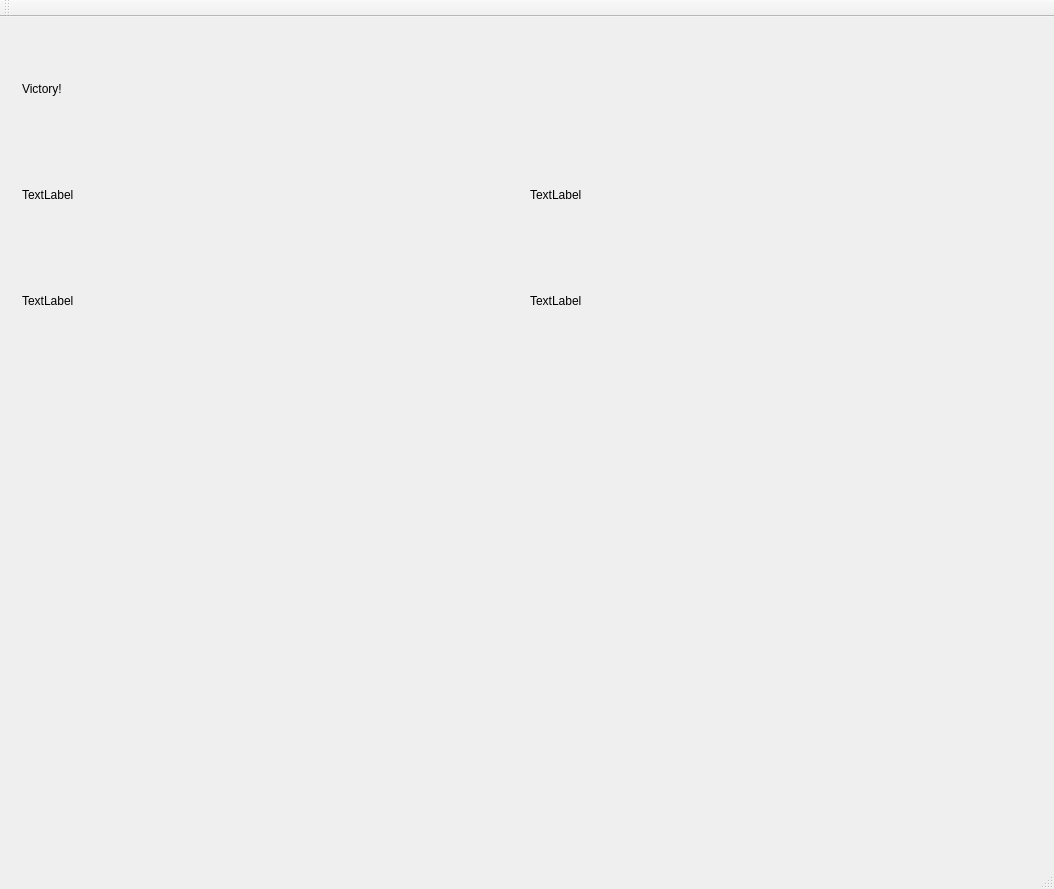
<?xml version="1.0" encoding="UTF-8"?>
<ui version="4.0">
 <class>MainWindow</class>
 <widget class="QMainWindow" name="MainWindow">
  <property name="geometry">
   <rect>
    <x>0</x>
    <y>0</y>
    <width>1054</width>
    <height>837</height>
   </rect>
  </property>
  <property name="windowTitle">
   <string>MainWindow</string>
  </property>
  <widget class="QWidget" name="centralWidget">
   <layout class="QHBoxLayout" name="horizontalLayout">
    <item>
     <widget class="QStackedWidget" name="stackedWidget">
      <property name="currentIndex">
       <number>1</number>
      </property>
      <widget class="QWidget" name="page_game">
       <layout class="QHBoxLayout" name="horizontalLayout_3">
        <item>
         <widget class="QFrame" name="frame">
          <property name="maximumSize">
           <size>
            <width>200</width>
            <height>16777215</height>
           </size>
          </property>
          <property name="frameShape">
           <enum>QFrame::StyledPanel</enum>
          </property>
          <property name="frameShadow">
           <enum>QFrame::Raised</enum>
          </property>
          <layout class="QVBoxLayout" name="verticalLayout_2">
           <item>
            <widget class="QLabel" name="label_3">
             <property name="maximumSize">
              <size>
               <width>16777215</width>
               <height>30</height>
              </size>
             </property>
             <property name="text">
              <string>Menu</string>
             </property>
            </widget>
           </item>
           <item>
            <widget class="Line" name="line_2">
             <property name="orientation">
              <enum>Qt::Horizontal</enum>
             </property>
            </widget>
           </item>
           <item>
            <widget class="QFrame" name="frame_4">
             <property name="frameShape">
              <enum>QFrame::StyledPanel</enum>
             </property>
             <property name="frameShadow">
              <enum>QFrame::Raised</enum>
             </property>
             <layout class="QVBoxLayout" name="verticalLayout">
              <item>
               <widget class="QPushButton" name="newGame_button">
                <property name="sizePolicy">
                 <sizepolicy hsizetype="Minimum" vsizetype="Preferred">
                  <horstretch>0</horstretch>
                  <verstretch>0</verstretch>
                 </sizepolicy>
                </property>
                <property name="maximumSize">
                 <size>
                  <width>16777215</width>
                  <height>50</height>
                 </size>
                </property>
                <property name="text">
                 <string>New Game</string>
                </property>
               </widget>
              </item>
              <item>
               <widget class="QPushButton" name="modify_button">
                <property name="sizePolicy">
                 <sizepolicy hsizetype="Minimum" vsizetype="Preferred">
                  <horstretch>0</horstretch>
                  <verstretch>0</verstretch>
                 </sizepolicy>
                </property>
                <property name="maximumSize">
                 <size>
                  <width>16777215</width>
                  <height>50</height>
                 </size>
                </property>
                <property name="text">
                 <string>Modify</string>
                </property>
               </widget>
              </item>
             </layout>
            </widget>
           </item>
           <item>
            <widget class="Line" name="line">
             <property name="orientation">
              <enum>Qt::Horizontal</enum>
             </property>
            </widget>
           </item>
           <item>
            <widget class="QFrame" name="tour_frame">
             <property name="sizePolicy">
              <sizepolicy hsizetype="Preferred" vsizetype="Preferred">
               <horstretch>0</horstretch>
               <verstretch>0</verstretch>
              </sizepolicy>
             </property>
             <property name="frameShape">
              <enum>QFrame::StyledPanel</enum>
             </property>
             <property name="frameShadow">
              <enum>QFrame::Raised</enum>
             </property>
             <layout class="QHBoxLayout" name="horizontalLayout_2">
              <item>
               <widget class="QLabel" name="label_4">
                <property name="text">
                 <string>Tour : </string>
                </property>
               </widget>
              </item>
              <item>
               <widget class="QLabel" name="tour_label">
                <property name="text">
                 <string>0</string>
                </property>
               </widget>
              </item>
             </layout>
            </widget>
           </item>
          </layout>
         </widget>
        </item>
        <item>
         <widget class="QFrame" name="frame_scores">
          <property name="frameShape">
           <enum>QFrame::StyledPanel</enum>
          </property>
          <property name="frameShadow">
           <enum>QFrame::Raised</enum>
          </property>
          <layout class="QGridLayout" name="gridLayout">
           <item row="3" column="0" colspan="2">
            <widget class="QPushButton" name="setScore_button">
             <property name="minimumSize">
              <size>
               <width>0</width>
               <height>50</height>
              </size>
             </property>
             <property name="text">
              <string>Set Scores</string>
             </property>
            </widget>
           </item>
           <item row="1" column="0">
            <widget class="QLabel" name="label_score">
             <property name="maximumSize">
              <size>
               <width>16777215</width>
               <height>30</height>
              </size>
             </property>
             <property name="text">
              <string>Scores</string>
             </property>
            </widget>
           </item>
           <item row="2" column="0">
            <widget class="QFrame" name="frame_team1">
             <property name="frameShape">
              <enum>QFrame::StyledPanel</enum>
             </property>
             <property name="frameShadow">
              <enum>QFrame::Raised</enum>
             </property>
             <layout class="QVBoxLayout" name="verticalLayout_3">
              <item>
               <widget class="QFrame" name="frame_3">
                <property name="frameShape">
                 <enum>QFrame::StyledPanel</enum>
                </property>
                <property name="frameShadow">
                 <enum>QFrame::Raised</enum>
                </property>
                <layout class="QGridLayout" name="gridLayout_2">
                 <item row="0" column="1">
                  <widget class="QLabel" name="scoreTeam1_label">
                   <property name="font">
                    <font>
                     <pointsize>12</pointsize>
                    </font>
                   </property>
                   <property name="text">
                    <string>0</string>
                   </property>
                  </widget>
                 </item>
                 <item row="0" column="0">
                  <widget class="QLabel" name="label_team1">
                   <property name="font">
                    <font>
                     <pointsize>12</pointsize>
                    </font>
                   </property>
                   <property name="text">
                    <string>Team 1</string>
                   </property>
                  </widget>
                 </item>
                 <item row="1" column="0">
                  <widget class="QProgressBar" name="progressBar_team1">
                   <property name="value">
                    <number>24</number>
                   </property>
                  </widget>
                 </item>
                </layout>
               </widget>
              </item>
              <item>
               <widget class="QFrame" name="frame_pie1">
                <widget class="QLabel" name="annonces_points1">
                 <property name="geometry">
                  <rect>
                   <x>6</x>
                   <y>6</y>
                   <width>322</width>
                   <height>139</height>
                  </rect>
                 </property>
                 <property name="text">
                  <string/>
                 </property>
                </widget>
               </widget>
              </item>
              <item>
               <widget class="QFrame" name="frame_5">
                <property name="frameShape">
                 <enum>QFrame::StyledPanel</enum>
                </property>
                <property name="frameShadow">
                 <enum>QFrame::Raised</enum>
                </property>
                <layout class="QGridLayout" name="gridLayout_5">
                 <item row="0" column="0">
                  <widget class="QLineEdit" name="points_team1">
                   <property name="font">
                    <font>
                     <pointsize>16</pointsize>
                    </font>
                   </property>
                   <property name="text">
                    <string/>
                   </property>
                  </widget>
                 </item>
                </layout>
               </widget>
              </item>
             </layout>
            </widget>
           </item>
           <item row="2" column="1">
            <widget class="QFrame" name="frame_team2">
             <property name="frameShape">
              <enum>QFrame::StyledPanel</enum>
             </property>
             <property name="frameShadow">
              <enum>QFrame::Raised</enum>
             </property>
             <layout class="QVBoxLayout" name="verticalLayout_4">
              <item>
               <widget class="QFrame" name="frame_6">
                <property name="frameShape">
                 <enum>QFrame::StyledPanel</enum>
                </property>
                <property name="frameShadow">
                 <enum>QFrame::Raised</enum>
                </property>
                <layout class="QGridLayout" name="gridLayout_3">
                 <item row="0" column="0">
                  <widget class="QLabel" name="label_team2">
                   <property name="font">
                    <font>
                     <pointsize>12</pointsize>
                    </font>
                   </property>
                   <property name="text">
                    <string>Team 2</string>
                   </property>
                  </widget>
                 </item>
                 <item row="0" column="1">
                  <widget class="QLabel" name="scoreTeam2_label">
                   <property name="font">
                    <font>
                     <pointsize>12</pointsize>
                    </font>
                   </property>
                   <property name="text">
                    <string>0</string>
                   </property>
                  </widget>
                 </item>
                 <item row="1" column="0">
                  <widget class="QProgressBar" name="progressBar_team2">
                   <property name="value">
                    <number>24</number>
                   </property>
                  </widget>
                 </item>
                </layout>
               </widget>
              </item>
              <item>
               <widget class="QFrame" name="frame_pie2">
                <property name="frameShape">
                 <enum>QFrame::StyledPanel</enum>
                </property>
                <property name="frameShadow">
                 <enum>QFrame::Raised</enum>
                </property>
                <widget class="QLabel" name="annonces_points2">
                 <property name="geometry">
                  <rect>
                   <x>7</x>
                   <y>7</y>
                   <width>320</width>
                   <height>137</height>
                  </rect>
                 </property>
                 <property name="text">
                  <string/>
                 </property>
                </widget>
               </widget>
              </item>
              <item>
               <widget class="QFrame" name="frame_8">
                <property name="frameShape">
                 <enum>QFrame::StyledPanel</enum>
                </property>
                <property name="frameShadow">
                 <enum>QFrame::Raised</enum>
                </property>
                <layout class="QGridLayout" name="gridLayout_6">
                 <item row="0" column="0">
                  <widget class="QLineEdit" name="points_team2">
                   <property name="font">
                    <font>
                     <pointsize>16</pointsize>
                    </font>
                   </property>
                   <property name="text">
                    <string/>
                   </property>
                  </widget>
                 </item>
                </layout>
               </widget>
              </item>
             </layout>
            </widget>
           </item>
          </layout>
         </widget>
        </item>
        <item>
         <widget class="QFrame" name="frame_annonces">
          <property name="minimumSize">
           <size>
            <width>200</width>
            <height>0</height>
           </size>
          </property>
          <property name="maximumSize">
           <size>
            <width>300</width>
            <height>16777215</height>
           </size>
          </property>
          <property name="frameShape">
           <enum>QFrame::StyledPanel</enum>
          </property>
          <property name="frameShadow">
           <enum>QFrame::Raised</enum>
          </property>
          <layout class="QGridLayout" name="gridLayout_4">
           <item row="0" column="0">
            <widget class="QLabel" name="label">
             <property name="text">
              <string>Annonces</string>
             </property>
            </widget>
           </item>
           <item row="2" column="0">
            <widget class="QGroupBox" name="annoncegroup2">
             <layout class="QGridLayout" name="gridLayout_8">
              <item row="0" column="0" rowspan="3">
               <widget class="QGroupBox" name="a_value2">
                <layout class="QVBoxLayout" name="verticalLayout_6">
                 <item>
                  <widget class="QCheckBox" name="box_3cartes_2">
                   <property name="minimumSize">
                    <size>
                     <width>0</width>
                     <height>40</height>
                    </size>
                   </property>
                   <property name="text">
                    <string> 3 cartes</string>
                   </property>
                  </widget>
                 </item>
                 <item>
                  <widget class="QCheckBox" name="box_50_2">
                   <property name="minimumSize">
                    <size>
                     <width>0</width>
                     <height>40</height>
                    </size>
                   </property>
                   <property name="text">
                    <string> 50 - 4 cartes</string>
                   </property>
                  </widget>
                 </item>
                 <item>
                  <widget class="QCheckBox" name="box_100_2">
                   <property name="minimumSize">
                    <size>
                     <width>0</width>
                     <height>40</height>
                    </size>
                   </property>
                   <property name="text">
                    <string>100 - 4 cartes</string>
                   </property>
                  </widget>
                 </item>
                 <item>
                  <widget class="QCheckBox" name="box_5cartes_2">
                   <property name="minimumSize">
                    <size>
                     <width>0</width>
                     <height>40</height>
                    </size>
                   </property>
                   <property name="text">
                    <string>100 - 5 cartes</string>
                   </property>
                  </widget>
                 </item>
                 <item>
                  <widget class="QCheckBox" name="box_150_2">
                   <property name="minimumSize">
                    <size>
                     <width>0</width>
                     <height>40</height>
                    </size>
                   </property>
                   <property name="text">
                    <string>150</string>
                   </property>
                  </widget>
                 </item>
                 <item>
                  <widget class="QCheckBox" name="box_200_2">
                   <property name="minimumSize">
                    <size>
                     <width>0</width>
                     <height>40</height>
                    </size>
                   </property>
                   <property name="text">
                    <string>200</string>
                   </property>
                  </widget>
                 </item>
                 <item>
                  <widget class="QCheckBox" name="box_stock_2">
                   <property name="minimumSize">
                    <size>
                     <width>0</width>
                     <height>40</height>
                    </size>
                   </property>
                   <property name="text">
                    <string>Stock</string>
                   </property>
                  </widget>
                 </item>
                </layout>
               </widget>
              </item>
              <item row="0" column="2" rowspan="3">
               <widget class="QGroupBox" name="a_coef2">
                <property name="title">
                 <string/>
                </property>
                <layout class="QVBoxLayout" name="verticalLayout_8">
                 <item>
                  <widget class="QSpinBox" name="spinBox_5">
                   <property name="minimumSize">
                    <size>
                     <width>0</width>
                     <height>40</height>
                    </size>
                   </property>
                   <property name="maximumSize">
                    <size>
                     <width>100</width>
                     <height>16777215</height>
                    </size>
                   </property>
                   <property name="minimum">
                    <number>1</number>
                   </property>
                   <property name="maximum">
                    <number>4</number>
                   </property>
                  </widget>
                 </item>
                 <item>
                  <widget class="QSpinBox" name="spinBox_6">
                   <property name="minimumSize">
                    <size>
                     <width>0</width>
                     <height>40</height>
                    </size>
                   </property>
                   <property name="minimum">
                    <number>1</number>
                   </property>
                   <property name="maximum">
                    <number>4</number>
                   </property>
                  </widget>
                 </item>
                 <item>
                  <widget class="QSpinBox" name="spinBox_7">
                   <property name="minimumSize">
                    <size>
                     <width>0</width>
                     <height>40</height>
                    </size>
                   </property>
                   <property name="minimum">
                    <number>1</number>
                   </property>
                   <property name="maximum">
                    <number>4</number>
                   </property>
                  </widget>
                 </item>
                 <item>
                  <widget class="QSpinBox" name="spinBox_8">
                   <property name="minimumSize">
                    <size>
                     <width>0</width>
                     <height>40</height>
                    </size>
                   </property>
                   <property name="maximumSize">
                    <size>
                     <width>100</width>
                     <height>16777215</height>
                    </size>
                   </property>
                   <property name="minimum">
                    <number>1</number>
                   </property>
                   <property name="maximum">
                    <number>4</number>
                   </property>
                  </widget>
                 </item>
                 <item>
                  <spacer name="verticalSpacer_2">
                   <property name="orientation">
                    <enum>Qt::Vertical</enum>
                   </property>
                   <property name="sizeHint" stdset="0">
                    <size>
                     <width>20</width>
                     <height>40</height>
                    </size>
                   </property>
                  </spacer>
                 </item>
                </layout>
               </widget>
              </item>
             </layout>
            </widget>
           </item>
           <item row="1" column="0">
            <widget class="QGroupBox" name="annoncesgroup1">
             <layout class="QGridLayout" name="gridLayout_7">
              <item row="0" column="0" rowspan="7">
               <widget class="QGroupBox" name="a_value1">
                <layout class="QVBoxLayout" name="verticalLayout_5">
                 <item>
                  <widget class="QCheckBox" name="box_3cartes_1">
                   <property name="minimumSize">
                    <size>
                     <width>0</width>
                     <height>40</height>
                    </size>
                   </property>
                   <property name="text">
                    <string> 3 cartes</string>
                   </property>
                  </widget>
                 </item>
                 <item>
                  <widget class="QCheckBox" name="box_50_1">
                   <property name="minimumSize">
                    <size>
                     <width>0</width>
                     <height>40</height>
                    </size>
                   </property>
                   <property name="text">
                    <string> 50 - 4 cartes</string>
                   </property>
                  </widget>
                 </item>
                 <item>
                  <widget class="QCheckBox" name="box_100_1">
                   <property name="minimumSize">
                    <size>
                     <width>0</width>
                     <height>40</height>
                    </size>
                   </property>
                   <property name="text">
                    <string>100 - 4 cartes</string>
                   </property>
                  </widget>
                 </item>
                 <item>
                  <widget class="QCheckBox" name="box_5cartes_1">
                   <property name="minimumSize">
                    <size>
                     <width>0</width>
                     <height>40</height>
                    </size>
                   </property>
                   <property name="text">
                    <string>100 - 5 cartes</string>
                   </property>
                  </widget>
                 </item>
                 <item>
                  <widget class="QCheckBox" name="box_150_1">
                   <property name="minimumSize">
                    <size>
                     <width>0</width>
                     <height>40</height>
                    </size>
                   </property>
                   <property name="text">
                    <string>150</string>
                   </property>
                  </widget>
                 </item>
                 <item>
                  <widget class="QCheckBox" name="box_200_1">
                   <property name="minimumSize">
                    <size>
                     <width>0</width>
                     <height>40</height>
                    </size>
                   </property>
                   <property name="text">
                    <string>200</string>
                   </property>
                  </widget>
                 </item>
                 <item>
                  <widget class="QCheckBox" name="box_stock_1">
                   <property name="minimumSize">
                    <size>
                     <width>0</width>
                     <height>40</height>
                    </size>
                   </property>
                   <property name="text">
                    <string>Stock</string>
                   </property>
                  </widget>
                 </item>
                </layout>
               </widget>
              </item>
              <item row="0" column="2" rowspan="7">
               <widget class="QGroupBox" name="a_coef1">
                <property name="title">
                 <string/>
                </property>
                <layout class="QVBoxLayout" name="verticalLayout_7">
                 <item>
                  <widget class="QSpinBox" name="spinBox">
                   <property name="minimumSize">
                    <size>
                     <width>30</width>
                     <height>40</height>
                    </size>
                   </property>
                   <property name="minimum">
                    <number>1</number>
                   </property>
                   <property name="maximum">
                    <number>4</number>
                   </property>
                  </widget>
                 </item>
                 <item>
                  <widget class="QSpinBox" name="spinBox_2">
                   <property name="minimumSize">
                    <size>
                     <width>0</width>
                     <height>40</height>
                    </size>
                   </property>
                   <property name="minimum">
                    <number>1</number>
                   </property>
                   <property name="maximum">
                    <number>4</number>
                   </property>
                  </widget>
                 </item>
                 <item>
                  <widget class="QSpinBox" name="spinBox_3">
                   <property name="minimumSize">
                    <size>
                     <width>0</width>
                     <height>40</height>
                    </size>
                   </property>
                   <property name="minimum">
                    <number>1</number>
                   </property>
                   <property name="maximum">
                    <number>4</number>
                   </property>
                  </widget>
                 </item>
                 <item>
                  <widget class="QSpinBox" name="spinBox_4">
                   <property name="minimumSize">
                    <size>
                     <width>0</width>
                     <height>40</height>
                    </size>
                   </property>
                   <property name="maximumSize">
                    <size>
                     <width>100</width>
                     <height>16777215</height>
                    </size>
                   </property>
                   <property name="minimum">
                    <number>1</number>
                   </property>
                   <property name="maximum">
                    <number>4</number>
                   </property>
                  </widget>
                 </item>
                 <item>
                  <spacer name="verticalSpacer">
                   <property name="orientation">
                    <enum>Qt::Vertical</enum>
                   </property>
                   <property name="sizeHint" stdset="0">
                    <size>
                     <width>20</width>
                     <height>40</height>
                    </size>
                   </property>
                  </spacer>
                 </item>
                </layout>
               </widget>
              </item>
             </layout>
            </widget>
           </item>
          </layout>
         </widget>
        </item>
       </layout>
      </widget>
      <widget class="QWidget" name="page_gameCompleted">
       <layout class="QGridLayout" name="gridLayout_9">
        <item row="3" column="0">
         <layout class="QGridLayout" name="gridLayout_10">
          <item row="0" column="0">
           <widget class="QCustomPlot" name="victory_graph" native="true"/>
          </item>
         </layout>
        </item>
        <item row="0" column="1">
         <widget class="QLabel" name="label_annonces_2">
          <property name="text">
           <string/>
          </property>
         </widget>
        </item>
        <item row="3" column="1">
         <widget class="QCustomPlot" name="victory_graph2" native="true"/>
        </item>
        <item row="0" column="0">
         <widget class="QLabel" name="label_annonces">
          <property name="maximumSize">
           <size>
            <width>16777215</width>
            <height>100</height>
           </size>
          </property>
          <property name="text">
           <string>Victory!</string>
          </property>
         </widget>
        </item>
        <item row="1" column="0">
         <widget class="QLabel" name="label_mean_atout">
          <property name="maximumSize">
           <size>
            <width>16777215</width>
            <height>100</height>
           </size>
          </property>
          <property name="text">
           <string>TextLabel</string>
          </property>
         </widget>
        </item>
        <item row="2" column="0">
         <widget class="QLabel" name="label_mean_notatout">
          <property name="maximumSize">
           <size>
            <width>16777215</width>
            <height>100</height>
           </size>
          </property>
          <property name="text">
           <string>TextLabel</string>
          </property>
         </widget>
        </item>
        <item row="1" column="1">
         <widget class="QLabel" name="label_atout_2">
          <property name="text">
           <string>TextLabel</string>
          </property>
         </widget>
        </item>
        <item row="2" column="1">
         <widget class="QLabel" name="label_notatout_2">
          <property name="text">
           <string>TextLabel</string>
          </property>
         </widget>
        </item>
       </layout>
      </widget>
     </widget>
    </item>
   </layout>
  </widget>
  <widget class="QMenuBar" name="menuBar">
   <property name="geometry">
    <rect>
     <x>0</x>
     <y>0</y>
     <width>1054</width>
     <height>17</height>
    </rect>
   </property>
  </widget>
  <widget class="QToolBar" name="mainToolBar">
   <attribute name="toolBarArea">
    <enum>TopToolBarArea</enum>
   </attribute>
   <attribute name="toolBarBreak">
    <bool>false</bool>
   </attribute>
  </widget>
  <widget class="QStatusBar" name="statusBar"/>
 </widget>
 <layoutdefault spacing="6" margin="11"/>
 <customwidgets>
  <customwidget>
   <class>QCustomPlot</class>
   <extends>QWidget</extends>
   <header>qcustomplot.h</header>
   <container>1</container>
  </customwidget>
 </customwidgets>
 <resources/>
 <connections/>
</ui>
